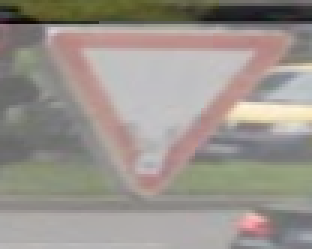
#> input picture CarND-Traffic-Sign-Classifier-P2/german_sign_11.png, 104 x 83 px (shown 3 times larger); its folder holds 8 pictures in this run
$ jupyter execute --allow-errors Traffic_Sign_Classifier_Victorson_Solution.ipynb   (shell and % lines are left out)   (older library calls are emulated)
#> lines starting #> are read from the running program, lines starting #| are printed output that depends on the picture
# Self-Driving Car Engineer Nanodegree

## Deep Learning

## Project: Build a Traffic Sign Recognition Classifier

In this notebook, a template is provided for you to implement your functionality in stages, which is required to successfully complete this project. If additional code is required that cannot be included in the notebook, be sure that the Python code is successfully imported and included in your submission if necessary.

> **Note**: Once you have completed all of the code implementations, you need to finalize your work by exporting the iPython Notebook as an HTML document. Before exporting the notebook to html, all of the code cells need to have been run so that reviewers can see the final implementation and output. You can then export the notebook by using the menu above and navigating to  \n",
    "**File -> Download as -> HTML (.html)**. Include the finished document along with this notebook as your submission.

In addition to implementing code, there is a writeup to complete. The writeup should be completed in a separate file, which can be either a markdown file or a pdf document. There is a [write up template](https://github.com/udacity/CarND-Traffic-Sign-Classifier-Project/blob/master/writeup_template.md) that can be used to guide the writing process. Completing the code template and writeup template will cover all of the [rubric points](https://review.udacity.com/#!/rubrics/481/view) for this project.

The [rubric](https://review.udacity.com/#!/rubrics/481/view) contains "Stand Out Suggestions" for enhancing the project beyond the minimum requirements. The stand out suggestions are optional. If you decide to pursue the "stand out suggestions", you can include the code in this Ipython notebook and also discuss the results in the writeup file.

>**Note:** Code and Markdown cells can be executed using the **Shift + Enter** keyboard shortcut. In addition, Markdown cells can be edited by typically double-clicking the cell to enter edit mode.

---
## Step 0: Load The Data

[cell 1]
# Load pickled data
import pickle
import numpy as np
import tensorflow as tf
import cv2
import numpy as np
import matplotlib
import matplotlib.pyplot as plt
import matplotlib.gridspec as gridspec
import random


# TODO: Fill this in based on where you saved the training and testing data

training_file = '/home/eric/vcs/udacity/self_driving/traffic-signs-data/train.p'
validation_file= '/home/eric/vcs/udacity/self_driving/traffic-signs-data/valid.p'
testing_file = '/home/eric/vcs/udacity/self_driving/traffic-signs-data/test.p'

#> (the rest of this cell did not finish here and is left out)

---

## Step 1: Dataset Summary & Exploration

The pickled data is a dictionary with 4 key/value pairs:

- `'features'` is a 4D array containing raw pixel data of the traffic sign images, (num examples, width, height, channels).
- `'labels'` is a 1D array containing the label/class id of the traffic sign. The file `signnames.csv` contains id -> name mappings for each id.
- `'sizes'` is a list containing tuples, (width, height) representing the original width and height the image.
- `'coords'` is a list containing tuples, (x1, y1, x2, y2) representing coordinates of a bounding box around the sign in the image. **THESE COORDINATES ASSUME THE ORIGINAL IMAGE. THE PICKLED DATA CONTAINS RESIZED VERSIONS (32 by 32) OF THESE IMAGES**

Complete the basic data summary below. Use python, numpy and/or pandas methods to calculate the data summary rather than hard coding the results. For example, the [pandas shape method](http://pandas.pydata.org/pandas-docs/stable/generated/pandas.DataFrame.shape.html) might be useful for calculating some of the summary results.

### Provide a Basic Summary of the Data Set Using Python, Numpy and/or Pandas

#> (a cell that did not finish here is left out)

### Include an exploratory visualization of the dataset

Visualize the German Traffic Signs Dataset using the pickled file(s). This is open ended, suggestions include: plotting traffic sign images, plotting the count of each sign, etc.

The [Matplotlib](http://matplotlib.org/) [examples](http://matplotlib.org/examples/index.html) and [gallery](http://matplotlib.org/gallery.html) pages are a great resource for doing visualizations in Python.

**NOTE:** It's recommended you start with something simple first. If you wish to do more, come back to it after you've completed the rest of the sections.

[cell 3]
### Data exploration visualization code goes here.
### Feel free to use as many code cells as needed.
import matplotlib.pyplot as plt
import matplotlib.gridspec as gridspec
import random
# Visualizations will be shown in the notebook.


#index = random.randint(0, len(X_train))
index = 300
#image = X_train[index].squeeze()
#> (the rest of this cell did not finish here and is left out)

----

## Step 2: Design and Test a Model Architecture

Design and implement a deep learning model that learns to recognize traffic signs. Train and test your model on the [German Traffic Sign Dataset](http://benchmark.ini.rub.de/?section=gtsrb&subsection=dataset).

The LeNet-5 implementation shown in the [classroom](https://classroom.udacity.com/nanodegrees/nd013/parts/fbf77062-5703-404e-b60c-95b78b2f3f9e/modules/6df7ae49-c61c-4bb2-a23e-6527e69209ec/lessons/601ae704-1035-4287-8b11-e2c2716217ad/concepts/d4aca031-508f-4e0b-b493-e7b706120f81) at the end of the CNN lesson is a solid starting point. You'll have to change the number of classes and possibly the preprocessing, but aside from that it's plug and play!

With the LeNet-5 solution from the lecture, you should expect a validation set accuracy of about 0.89. To meet specifications, the validation set accuracy will need to be at least 0.93. It is possible to get an even higher accuracy, but 0.93 is the minimum for a successful project submission.

There are various aspects to consider when thinking about this problem:

- Neural network architecture (is the network over or underfitting?)
- Play around preprocessing techniques (normalization, rgb to grayscale, etc)
- Number of examples per label (some have more than others).
- Generate fake data.

Here is an example of a [published baseline model on this problem](http://yann.lecun.com/exdb/publis/pdf/sermanet-ijcnn-11.pdf). It's not required to be familiar with the approach used in the paper but, it's good practice to try to read papers like these.

### Pre-process the Data Set (normalization, grayscale, etc.)

Use the code cell (or multiple code cells, if necessary) to implement the first step of your project.

[cell 4]
# IMAGE PRE-PROCESSING
X_train = []
y_train = []
X_validation = []
y_validation = []

all_images = dict()
images = dict()


#> (the rest of this cell did not finish here and is left out)

[cell 5]
from sklearn.utils import shuffle

X_train, y_train = shuffle(X_train, y_train)
X_validation, y_validation = shuffle(X_validation, y_validation)

### Model Architecture

[cell 6]
### Define your architecture here.
### Feel free to use as many code cells as needed.

import tensorflow as tf
from tensorflow.contrib.layers import flatten

# [54 lines left out: function LeNet, not called in this run]


#> (the rest of this cell did not finish here and is left out)

### Train, Validate and Test the Model

A validation set can be used to assess how well the model is performing. A low accuracy on the training and validation
sets imply underfitting. A high accuracy on the training set but low accuracy on the validation set implies overfitting.

#> (a cell that did not finish here is left out)

#> (a cell that did not finish here is left out)

The validation accuracy of approximate 0.97 and test accuracty of 0.939 indicates that the model was trained decently well and not a large amount of overfitting occurred.  I probably should have also stopped training after ~50 epochs since it appears a minima was reached by this time.

---

## Step 3: Test a Model on New Images

To give yourself more insight into how your model is working, download at least five pictures of German traffic signs from the web and use your model to predict the traffic sign type.

You may find `signnames.csv` useful as it contains mappings from the class id (integer) to the actual sign name.

### Load and Output the Images

[cell 9]
### Load the images and plot them here.
### Feel free to use as many code cells as needed.

german1 = cv2.imread('german_sign_11.png') # label = 13 (yield sign)
#> german1 is the input picture: shape (83, 104, 3); mean B, G, R 141, 147.8, 154.1
german1 = cv2.resize(german1, (32,32))
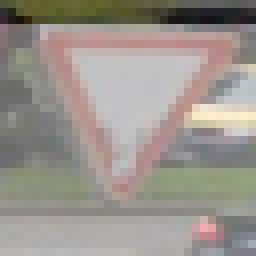
#> german1: shape (32, 32, 3) (shown 8 times larger); mean B, G, R 141.1, 147.9, 154.2
german1  = cv2.cvtColor(german1,cv2.COLOR_BGR2RGB)
#> (the rest of this cell did not finish here and is left out)
